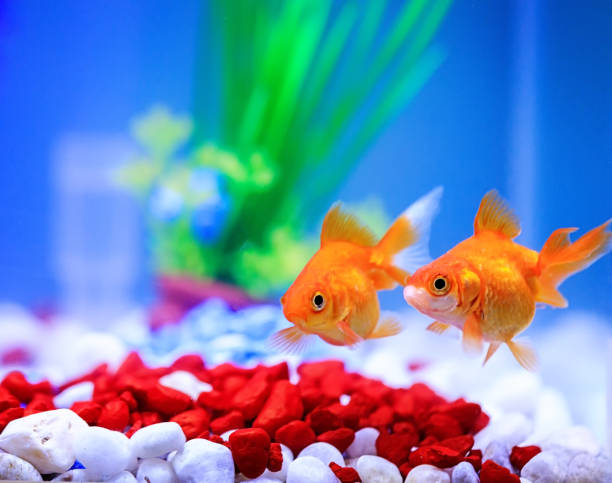
#> input picture 06_AI_ML_DS/04_CV/00_CV_using_OpenCV/data/fish.jpg, 612 x 483 px, found by its file name
$ jupyter execute 02_Color_space.ipynb
#> lines starting #> are read from the running program, lines starting #| are printed output that depends on the picture
[cell 1]
import cv2
import matplotlib.pyplot as plt
img = cv2.imread('fish.jpg')
#> img is the input picture: shape (483, 612, 3); mean B, G, R 176.3, 138.3, 110.4

# Grayscale

[cell 2]
gray_img = cv2.cvtColor(img, cv2.COLOR_BGR2GRAY)
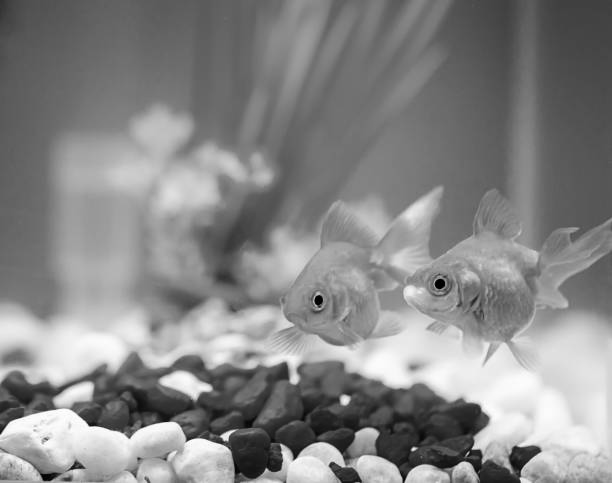
#> gray_img: shape (483, 612); min 0, max 255, mean 134.3
cv2.imwrite('gray_fish.jpg', gray_img)
#> Out = True

# HSV

[cell 3]
hsv_img = cv2.cvtColor(img, cv2.COLOR_BGR2HSV)
#> hsv_img: shape (483, 612, 3); mean H, S, V 100.1, 175.7, 219.5
cv2.imwrite('hsv_fish.jpg', hsv_img)
#> Out = True

# LAB

[cell 4]
lab_img = cv2.cvtColor(img, cv2.COLOR_BGR2LAB)
#> lab_img: shape (483, 612, 3); mean of channels 0, 1, 2 155.8, 139, 111.6
cv2.imwrite('lab_fish.jpg', lab_img)
#> Out = True

# RGB

[cell 5]
# (Wrong) Save as RGB => Saves as BGR (RGB gets flipped to BGR while saving)
rgb_img = cv2.cvtColor(img, cv2.COLOR_BGR2RGB)
cv2.imwrite('bgr_fish.jpg', rgb_img)
#> Out = True

[cell 6]
# (Correct) Save as RGB => BGR gets flipped to RGB
cv2.imwrite('rgb_fish.jpg', img)
#> Out = True


$ run again, with 06_AI_ML_DS/04_CV/00_CV_using_OpenCV/data/bird.jpg copied over 06_AI_ML_DS/04_CV/00_CV_using_OpenCV/data/fish.jpg
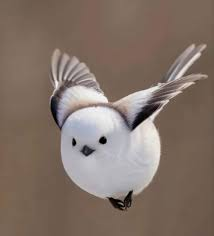
#> input picture 06_AI_ML_DS/04_CV/00_CV_using_OpenCV/data/bird.jpg, 214 x 236 px, found by its file name
#> img is the input picture: shape (236, 214, 3); mean B, G, R 104.6, 114.5, 130.6
#> `gray_img = cv2.cvtColor(img, cv2.COLOR_BGR2GRAY)`:
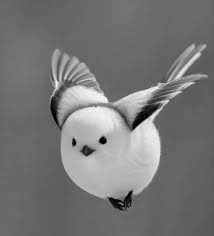
#> gray_img: shape (236, 214); min 0, max 253, mean 118.2
#> `cv2.imwrite('gray_fish.jpg', gray_img)`: Out = True
#> hsv_img: shape (236, 214, 3); mean H, S, V 29, 60.1, 131.5
#> lab_img: shape (236, 214, 3); mean of channels 0, 1, 2 125.4, 132.8, 136.2
